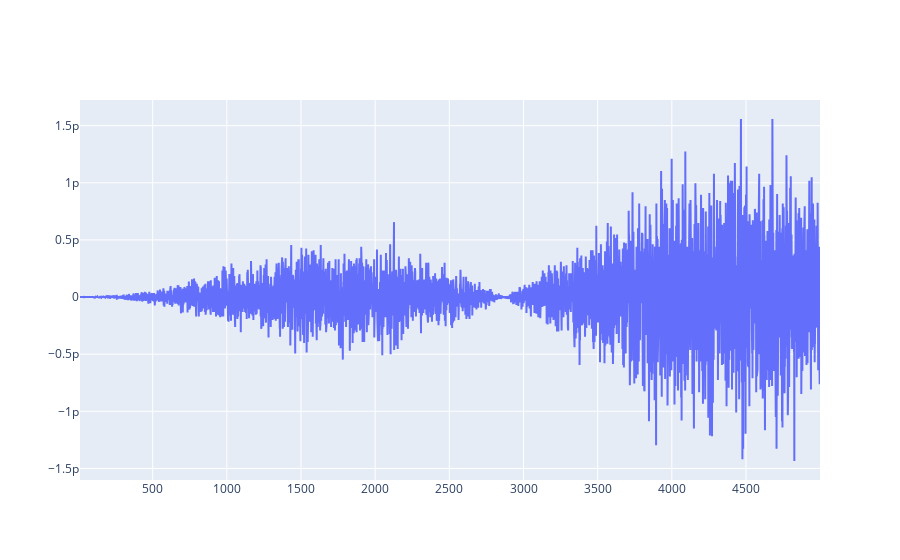

The code cell stored with this chart in its notebook:
### Code cell
fig = go.Figure()
fig.add_trace(go.Scatter(x=frequency_range, y=TLs))
fig.show()

### Figure 1 — Plotly figure (JSON) as saved in the notebook; plotly's stock layout.template omitted (floating-point values rounded to 4 significant figures; data arrays with more than 128 entries replaced by an {"elided": "..."} marker saying what was removed)
{"data": [{"type": "scatter", "x": {"elided": "4990 int values"}, "y": {"elided": "9980 float values"}}], "layout": {}}
